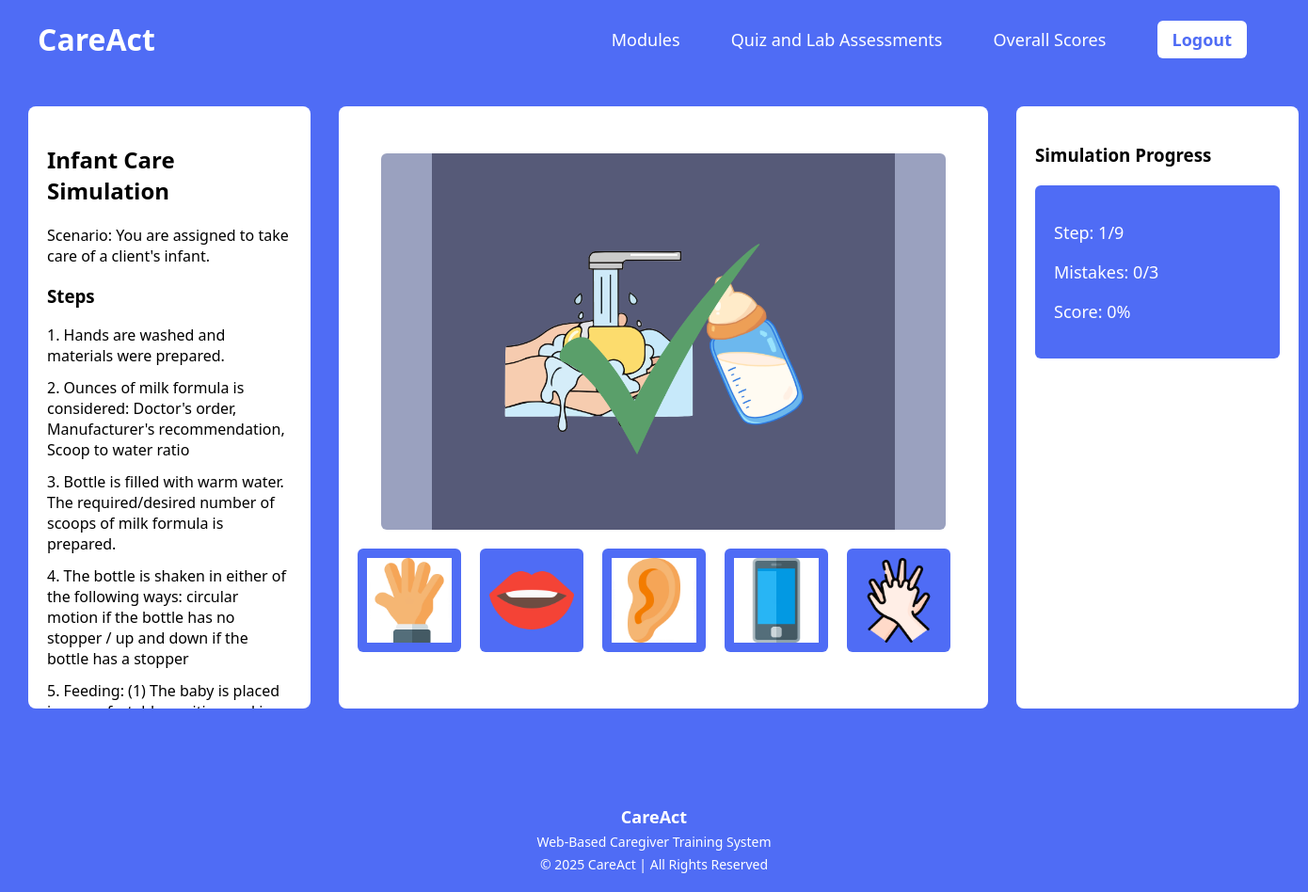
The page /simulation4.php (signed in) on the database its author committed.
### tables this page shows
CREATE TABLE `simulation_settings` (
  `sim_id` varchar(50) NOT NULL,
  `sim_title` varchar(255) NOT NULL,
  `scenario` text NOT NULL,
  `score_redirect` varchar(255) NOT NULL,
  `max_mistakes` int(11) NOT NULL DEFAULT 3
);

CREATE TABLE `simulation_steps` (
  `id` int(11) NOT NULL,
  `sim_id` varchar(50) NOT NULL,
  `step_text` text NOT NULL,
  `image` varchar(255) NOT NULL,
  `correct_action` varchar(50) NOT NULL,
  `sort_order` int(11) NOT NULL DEFAULT 0
);

CREATE TABLE `simulation_actions` (
  `id` int(11) NOT NULL,
  `sim_id` varchar(50) NOT NULL,
  `action` varchar(50) NOT NULL COMMENT 'action key e.g. touch, wash, cpr',
  `icon` varchar(255) NOT NULL COMMENT 'path to icon image'
);

### simulation4.php (the view, shortened to what this page needs)
<?php
include "db.php";
$sid  = SIM_ID;
$safe = mysqli_real_escape_string($conn, $sid);
$settingsRow = mysqli_fetch_assoc(mysqli_query($conn,
    "SELECT * FROM simulation_settings WHERE sim_id='$safe'"));
$stepsRes = mysqli_query($conn,
    "SELECT * FROM simulation_steps WHERE sim_id='$safe' ORDER BY sort_order ASC");
$steps = [];
while ($r = mysqli_fetch_assoc($stepsRes)) $steps[] = $r;
$actionsRes = mysqli_query($conn,
    "SELECT * FROM simulation_actions WHERE sim_id='$safe' ORDER BY id ASC");
$actions = [];
while ($r = mysqli_fetch_assoc($actionsRes)) $actions[] = $r;
$totalSteps     = count($steps);
$maxMistakes    = (int)$settingsRow['max_mistakes'];
$simTitle       = htmlspecialchars($settingsRow['sim_title']);
$scenario       = htmlspecialchars($settingsRow['scenario']);
$firstImage         = htmlspecialchars($steps[0]['image'] ?? '');
?>
<!DOCTYPE html>
<html>
<head>
</head>
<body>
<header>
  <div class="logo">CareAct</div>
  <nav>
    <a href="modules.php">Modules</a>
    <a href="quizandlab.php">Quiz and Lab Assessments</a>
    <a href="scores.php">Overall Scores</a>
    <a href="logout.php" class="logout">Logout</a>
  </nav>
</header>
<div class="container">
  <div class="left">
    <h2><?php echo $simTitle; ?></h2>
    <p><?php echo $scenario; ?></p>
    <h3>Steps</h3>
    <div id="stepList">
      <?php foreach ($steps as $i => $step): ?>
      <div class="step"><?php echo htmlspecialchars($step['step_text']); ?></div>
      <?php endforeach; ?>
    </div>
  </div>
  <div class="center">
    <img id="simulationImage" class="sim-image"
         src="<?php echo $firstImage; ?>" alt="Simulation step">
    <div class="actions">
      <?php foreach ($actions as $act): ?>
      <img src="<?php echo htmlspecialchars($act['icon']); ?>"
           class="action"
           title="<?php echo htmlspecialchars($act['action']); ?>"
           onclick="chooseAction('<?php echo htmlspecialchars($act['action']); ?>')">
      <?php endforeach; ?>
    </div>
  </div>
  <div class="right">
    <h3>Simulation Progress</h3>
    <div class="score">
      <p>Step: <span id="stepNum">1</span>/<?php echo $totalSteps; ?></p>
      <p>Mistakes: <span id="mistakes">0</span>/<?php echo $maxMistakes; ?></p>
      <p>Score: <span id="score">0</span>%</p>
    </div>
  </div>
</div>
<footer>
  <h3>CareAct</h3>
  <p>Web-Based Caregiver Training System</p>
  <p>© 2025 CareAct | All Rights Reserved</p>
</footer>
</body>
</html>

### simulation4.php (style rules this page uses)
body { margin:0; font-family:Segoe UI; background:#4f6cf5; }
header { background:#4f6cf5; color:white; padding:20px 40px; display:flex; align-items:center; justify-content:space-between; }
.logo { font-size:32px; font-weight:bold; }
nav a { color:white; text-decoration:none; margin:0 25px; font-size:18px; font-weight:500; }
.logout { background:white; color:#4f6cf5; padding:8px 16px; border-radius:6px; font-weight:bold; }
.container { display:grid; grid-template-columns:300px 1fr 300px; gap:30px; padding:30px; }
.left, .right { background:white; padding:20px; border-radius:8px; height:600px; overflow-y:auto; }
.center { background:white; padding:20px; border-radius:8px; display:flex; flex-direction:column; align-items:center; justify-content:center; }
.sim-image { width:600px; height:400px; background:#9aa1bf; border-radius:6px; object-fit:contain; }
.actions { margin-top:20px; display:flex; align-items:center; gap:20px; overflow-x:auto; overflow-y:hidden; padding-bottom:10px; white-space:nowrap; max-width:650px; }
.action { width:90px; height:90px; background:#4f6cf5; padding:10px; border-radius:6px; cursor:pointer; transition:0.2s; flex-shrink:0; }
.step { margin-bottom:12px; font-size:16px; }
.score { background:#4f6cf5; color:white; padding:20px; margin-top:20px; border-radius:6px; font-size:18px; }
footer { background: #4f6cf5; color: white; text-align: center; padding: 15px 20px; margin-top: 58px; }
footer h3 { margin: 0; font-size: 18px; }
footer p { margin: 5px 0; font-size: 14px; }

### rows shown on the page
simulation_settings: sim_title "Infant Care Simulation", scenario "Scenario: You are assigned to take care of a client's infant.", max_mistakes "3"
simulation_steps: step_text "1. Hands are washed and materials were prepared.", image (picture)
simulation_steps: step_text "2. Ounces of milk formula is considered: Doctor's order, Manufacturer's recommendation, Scoop to water ratio"
simulation_steps: step_text "3. Bottle is filled with warm water. The required/desired number of scoops of milk formula is prepared."
simulation_steps: step_text "4. The bottle is shaken in either of the following ways: circular motion if the bottle has no stopper / up and down if the bottle has a stopper"
simulation_steps: step_text "5. Feeding: (1) The baby is placed…"
simulation_actions: icon (picture)
simulation_actions: icon+action (picture)
simulation_actions: icon (picture)
simulation_actions: icon (picture)
simulation_actions: icon (picture)

### other values the page prints
$totalSteps "9"
